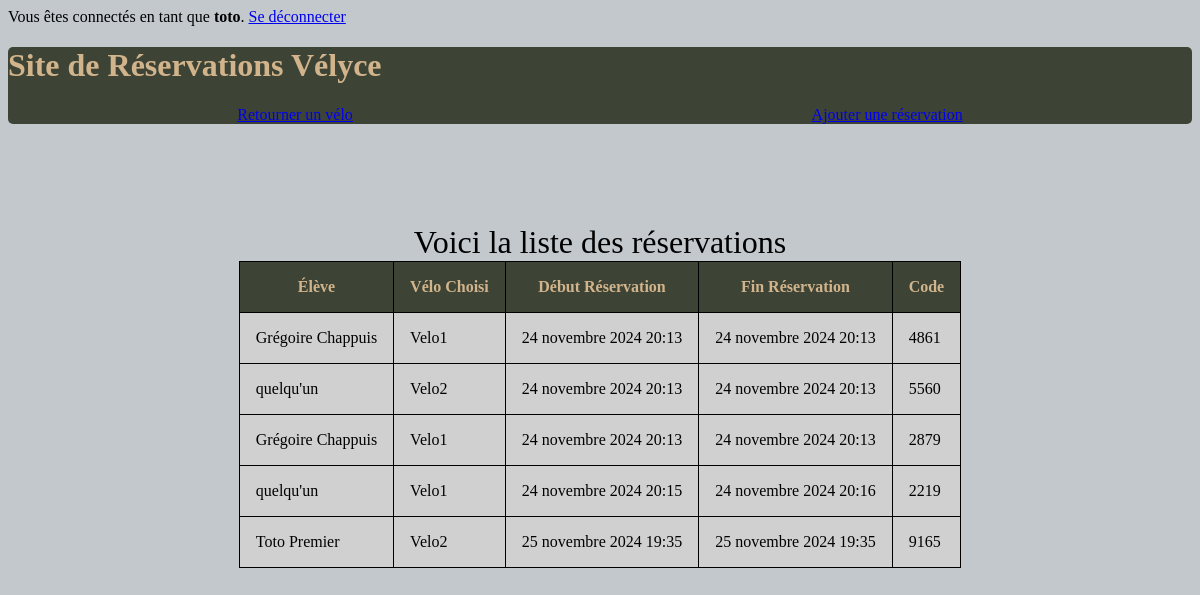
Page /reservations/ (signed in) on the earlier database version.
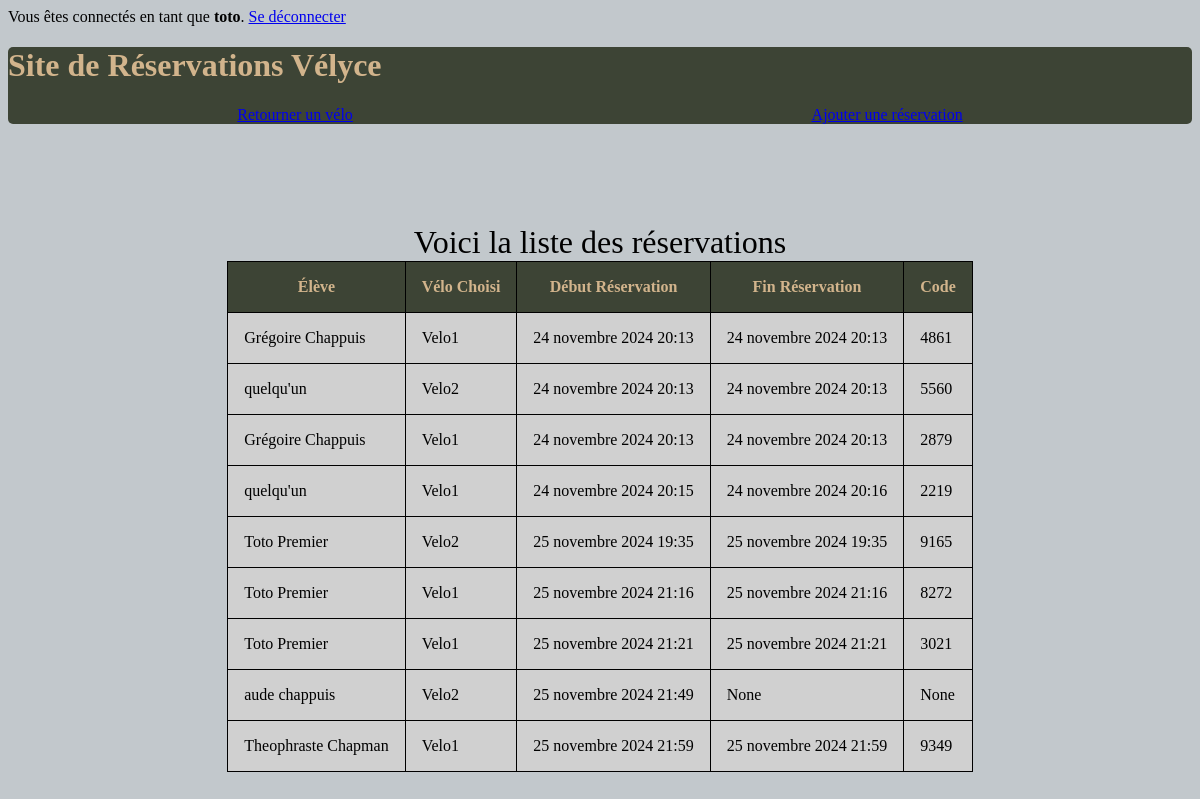
Same page on the later database version.
### reservations/models.py (models this page shows, shortened)
class User(AbstractUser):
    CLASSE_CHOICES = [
        ("TG1", "TG1"),
        ("TG2", "TG2"),
        ("TG3", "TG3"),
        ("TG4", "TG4"),
    ]
    classe = models.CharField(max_length=5, choices=CLASSE_CHOICES, default="TG1")

class Reservation(models.Model):
    velo = models.ForeignKey(Velo, on_delete=models.CASCADE)
    eleve = models.fields.CharField(max_length=100)
    start_time = models.DateTimeField(auto_now_add=True)
    end_time = models.DateTimeField(null=True, blank=True)
    code = models.IntegerField(null=True, blank=True)

class Velo(models.Model):
    VELO_CHOICES = [
        ('Velo 1', 'Velo 1'),
        ('Velo 2', 'Velo 2'),
    ]
    velo = models.CharField(max_length=6, choices=VELO_CHOICES, default='Velo1')
    est_disponible = models.BooleanField(default=True)
    def __str__(self):
        return self.velo

### reservations/views.py (the view)
# urls.py: path('reservations/', views.page_reservations, name='page_reservation'),
@login_required
def page_reservations(request):
    reservations = Reservation.objects.all()
    return render(request, 'reservations/reservations.html', {'reservations' : reservations})

### reservations/templates/reservations/reservations.html
{% extends 'reservations/base.html' %}
{% block content %}
<header>
   <h1>Site de Réservations Vélyce</h1>
   <nav>
      <a href="{% url 'return_bike' %}">Retourner un vélo</a>
      <a href="{% url 'ajout_reservation'%}">Ajouter une réservation</a>
   </nav>
</header>
<main>
 <table>
   <caption>Voici la liste des réservations</caption>
   <thead>
      <tr>
         <th>Élève</th>
         <th>Vélo Choisi</th>
         <th>Début Réservation</th>
         <th>Fin Réservation</th>
         <th>Code</th>
      </tr>
   </thead>
   <tbody>
      {% for reservation in reservations%}
      <tr>
         <td>{{reservation.eleve}}</td>
         <td>{{reservation.velo}}</td>
         <td>{{reservation.start_time}}</td>
         <td>{{reservation.end_time}}</td>
         <td>{{reservation.code}}</td>
      </tr>
      {% endfor %}
   </tbody>
 </table>
</main>
 {% endblock %}

### reservations/templates/reservations/base.html (shortened to what this page needs)
{% load static %}
<html lang="en">
<head>
    <link rel="stylesheet" href="{% static 'reservations/style.css' %}">
</head>
<body>
    {% if user.is_authenticated %}
        <p> Vous êtes connectés en tant que <strong>{{ request.user }}</strong>. <a href="{% url 'logout' %}">Se déconnecter</a></p>
    {% endif %}
    {% block content %}{% endblock %}
</body>
</html>

### reservations/static/reservations/style.css (style rules this page uses)
td, th { border: 1px solid black; padding: 1em; }
table { border-collapse: collapse; margin: auto; background-color: #D0D0D0; }
thead tr { background-color: 3D4435; color: tan; }
body { font-family: Cambria, Cochin, Georgia, Times, 'Times New Roman', serif; }
nav { display: flex; justify-content: space-around; color: tan; }
header { background-color: #3D4435; border-radius: 5px; color: tan; }
main { margin-top: 100px; }
caption { font-size: 2em; }
body { background-color: #C2C8CC; }

Differences in the rows shown:
added Reservation: eleve "Toto Premier", velo "Velo1", start_time "25 novembre 2024 21:16", end_time "25 novembre 2024 21:16", code "8272"
added Reservation: eleve "Toto Premier", velo "Velo1", start_time "25 novembre 2024 21:21", end_time "25 novembre 2024 21:21", code "3021"
added Reservation: eleve "aude chappuis", velo "Velo2", start_time "25 novembre 2024 21:49", end_time "None", code "None"
added Reservation: eleve "Theophraste Chapman", velo "Velo1", start_time "25 novembre 2024 21:59", end_time "25 novembre 2024 21:59", code "9349"
